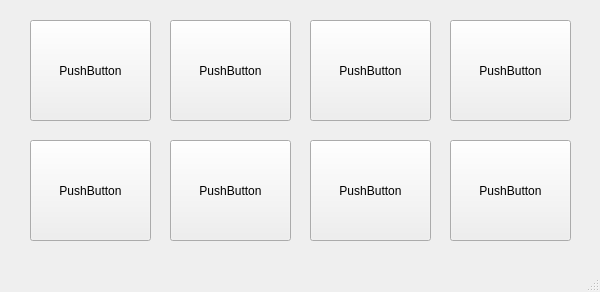
<?xml version="1.0" encoding="UTF-8"?>
<ui version="4.0">
 <class>MainWindow</class>
 <widget class="QMainWindow" name="MainWindow">
  <property name="geometry">
   <rect>
    <x>0</x>
    <y>0</y>
    <width>600</width>
    <height>292</height>
   </rect>
  </property>
  <property name="windowTitle">
   <string>MainWindow</string>
  </property>
  <widget class="QWidget" name="centralwidget">
   <widget class="QPushButton" name="pushButton">
    <property name="geometry">
     <rect>
      <x>30</x>
      <y>20</y>
      <width>121</width>
      <height>101</height>
     </rect>
    </property>
    <property name="text">
     <string>PushButton</string>
    </property>
   </widget>
   <widget class="QPushButton" name="pushButton_2">
    <property name="geometry">
     <rect>
      <x>170</x>
      <y>20</y>
      <width>121</width>
      <height>101</height>
     </rect>
    </property>
    <property name="text">
     <string>PushButton</string>
    </property>
   </widget>
   <widget class="QPushButton" name="pushButton_3">
    <property name="geometry">
     <rect>
      <x>310</x>
      <y>20</y>
      <width>121</width>
      <height>101</height>
     </rect>
    </property>
    <property name="text">
     <string>PushButton</string>
    </property>
   </widget>
   <widget class="QPushButton" name="pushButton_4">
    <property name="geometry">
     <rect>
      <x>450</x>
      <y>20</y>
      <width>121</width>
      <height>101</height>
     </rect>
    </property>
    <property name="text">
     <string>PushButton</string>
    </property>
   </widget>
   <widget class="QPushButton" name="pushButton_5">
    <property name="geometry">
     <rect>
      <x>30</x>
      <y>140</y>
      <width>121</width>
      <height>101</height>
     </rect>
    </property>
    <property name="text">
     <string>PushButton</string>
    </property>
   </widget>
   <widget class="QPushButton" name="pushButton_6">
    <property name="geometry">
     <rect>
      <x>170</x>
      <y>140</y>
      <width>121</width>
      <height>101</height>
     </rect>
    </property>
    <property name="text">
     <string>PushButton</string>
    </property>
   </widget>
   <widget class="QPushButton" name="pushButton_7">
    <property name="geometry">
     <rect>
      <x>310</x>
      <y>140</y>
      <width>121</width>
      <height>101</height>
     </rect>
    </property>
    <property name="text">
     <string>PushButton</string>
    </property>
   </widget>
   <widget class="QPushButton" name="pushButton_8">
    <property name="geometry">
     <rect>
      <x>450</x>
      <y>140</y>
      <width>121</width>
      <height>101</height>
     </rect>
    </property>
    <property name="text">
     <string>PushButton</string>
    </property>
   </widget>
  </widget>
  <widget class="QMenuBar" name="menubar">
   <property name="geometry">
    <rect>
     <x>0</x>
     <y>0</y>
     <width>600</width>
     <height>21</height>
    </rect>
   </property>
  </widget>
  <widget class="QStatusBar" name="statusbar"/>
 </widget>
 <resources/>
 <connections>
  <connection>
   <sender>pushButton</sender>
   <signal>clicked()</signal>
   <receiver>MainWindow</receiver>
   <slot>close()</slot>
   <hints>
    <hint type="sourcelabel">
     <x>101</x>
     <y>102</y>
    </hint>
    <hint type="destinationlabel">
     <x>14</x>
     <y>135</y>
    </hint>
   </hints>
  </connection>
  <connection>
   <sender>pushButton_2</sender>
   <signal>clicked()</signal>
   <receiver>MainWindow</receiver>
   <slot>close()</slot>
   <hints>
    <hint type="sourcelabel">
     <x>201</x>
     <y>95</y>
    </hint>
    <hint type="destinationlabel">
     <x>162</x>
     <y>36</y>
    </hint>
   </hints>
  </connection>
 </connections>
</ui>
